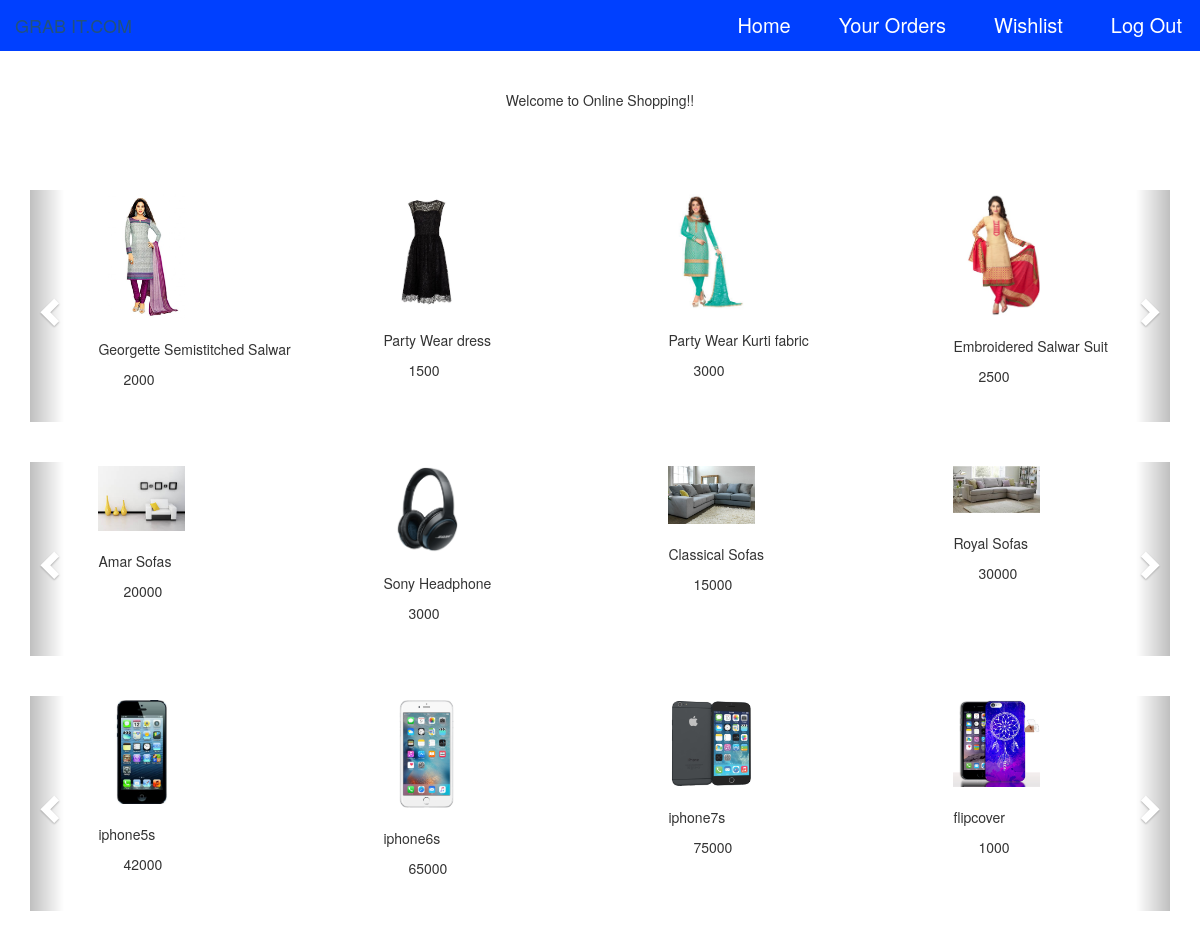
Page /shopping/userhome.php on the committed database.
### tables this page shows
CREATE TABLE `dressdetails` (
  `dressid` int(25) NOT NULL,
  `dressname` varchar(65) NOT NULL,
  `folder` varchar(20) NOT NULL,
  `dressimage` varchar(30) NOT NULL,
  `dressprice` int(10) NOT NULL,
  `details` varchar(1000) NOT NULL,
  `ordereddate` date NOT NULL,
  `updateddate` date NOT NULL,
  `tab_id` int(11) NOT NULL,
  `div_id` int(11) NOT NULL,
  `quantity` varchar(10) NOT NULL,
  `status` varchar(20) NOT NULL
);

### shopping/userhome.php (the view, shortened to what this page needs)
<?php
$conn = mysqli_connect("localhost","root","","shopping");
mysqli_select_db($conn,"shopping");
if($_SESSION['user_id']=="$_GET[user_id]")
{
$divid=3;
$u=$_GET['user_id'];
}
else
{
	header('location:login.php');
}
?>
<!DOCTYPE HTML>
<html lang="en-US">
<head>
	<link rel="stylesheet" href="css/bootstrap.css" />
	<link rel="stylesheet" href="style.css" />
</head>
<body>
<div class="container">
<nav class="navbar navbar-fixed-top" role="navigation" style="background-color:#0040ff;">
<div class="navbar-header">
 <a href="#" class="navbar-brand"> GRAB IT.COM </a>
</div>
<div class="collapse navbar-collapse" id="collapse">
<ul class="nav  navbar-nav navbar-right" >
<li><a href="" id="padma">  Home </a>  </li>
<li><a href="useritems.php?user_id=<?php echo $u;?>" id="padma">  Your Orders </a>  </li>
<li><a href="wishdis.php?user_id=<?php echo $u;?>"  id="padma">  Wishlist </a>  </li>
<li><a href="logout.php"id="padma">  Log Out </a>  </li>
</ul>
</div>
</nav>
<br> <br> <br> <br>
<center>Welcome to Online Shopping!! </center>
<br> <br> <br> <br>
<?php
$x=0;
while($x<$divid)
{
	$y=0;
	$slider="slider".$x;
?>
<div id="<?php echo $slider?>" class="carousel slide" data-ride="carousel" style="" >
<div class="carousel-inner">
<div class="item active">
<?php
if($_SESSION['user_id']=="$_GET[user_id]")
{
$q1="SELECT * FROM dressdetails where tab_id=$y and div_id=$x";
$result=mysqli_query($conn,$q1);
while($row= mysqli_fetch_array($result))
{
$did=$row['dressid'];
echo ' <div style="width:25%;float:left;padding-left:6%;padding-bottom:2%;">';
 echo ' <a href="userdetails.php?did='.$did .'&user_id='.$u.'">   <img src="images/'.$row['dressimage']. '" width=40%" style="padding-top:2%"><br> </a>
	 <br> ';
echo '	<p style="text-indent:0px;"> '.$row['dressname']. '</p>
	  <p style="text-indent:25px"> '.$row['dressprice']. ' </p>';
echo'</div>';
}
?>
</div>
</div>
 <a href="#<?php echo $slider?>" class="left carousel-control" data-slide="prev" style="width:3%;">
<span class="glyphicon glyphicon-chevron-left" > </span>
</a>
<a href="#<?php echo $slider?>" class="right carousel-control" data-slide="next" style="width:3%;">
<span class="glyphicon glyphicon-chevron-right"> </span>
</a>
</div>
<br><br>
<?php
 $x++;
}
else
{
	header('location:login.php');
}
}
?>
<br> <br>
</div>
</body>
</html>

### shopping/style.css (style rules this page uses)
body { margin:10px; }
#padma { color:white; background-color: #0040ff; }
li { padding-right:18px; font-size:20px; }
a { text-decoration:none; }

### rows in the picture
dressdetails: dressimage (picture), dressname "Georgette Semistitched Salwar", dressprice "2000"
dressdetails: dressimage (picture), dressname "Party Wear dress", dressprice "1500"
dressdetails: dressimage (picture), dressname "Party Wear Kurti fabric", dressprice "3000"
dressdetails: dressimage (picture), dressname "Embroidered Salwar Suit", dressprice "2500"
dressdetails: dressimage (picture), dressname "Amar Sofas", dressprice "20000"
dressdetails: dressimage (picture), dressname "Sony Headphone", dressprice "3000"
dressdetails: dressimage (picture), dressname "Classical Sofas", dressprice "15000"
dressdetails: dressimage (picture), dressname "Royal Sofas", dressprice "30000"
dressdetails: dressimage (picture), dressname "iphone5s", dressprice "42000"
dressdetails: dressimage (picture), dressname "iphone6s", dressprice "65000"
dressdetails: dressimage (picture), dressname "iphone7s", dressprice "75000"
dressdetails: dressimage (picture), dressname "flipcover", dressprice "1000"
